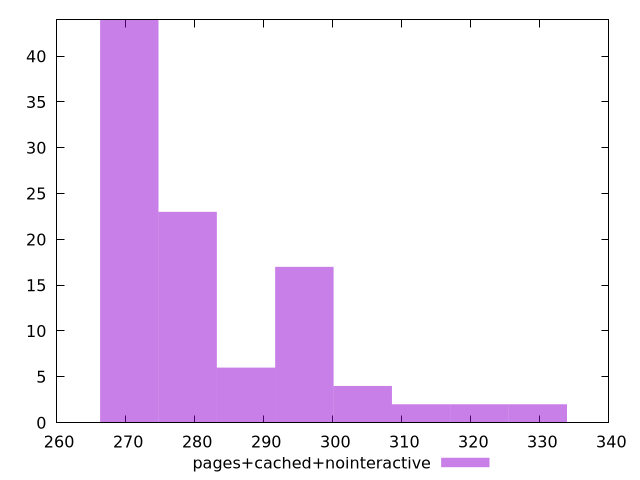

This figure's gnuplot source:
$_pagesCachedNointeractive <<EOF
278.9815169262126 23
287.43550228761296 6
270.5275315648122 44
304.34347301041373 4
295.88948764901335 17
312.7974583718141 2
329.7054290946149 2
321.2514437332145 2
EOF
set key outside below
set terminal pngcairo
set output "report_00005_2020-11-02T22-26-11.212Z/max-potential-fid/pages+cached+nointeractive//raw_hist.png"
set yrange [0:44]
set boxwidth 8.453985361400381
set style fill transparent solid 0.5 noborder
plot $_pagesCachedNointeractive title "pages+cached+nointeractive" with boxes ,
